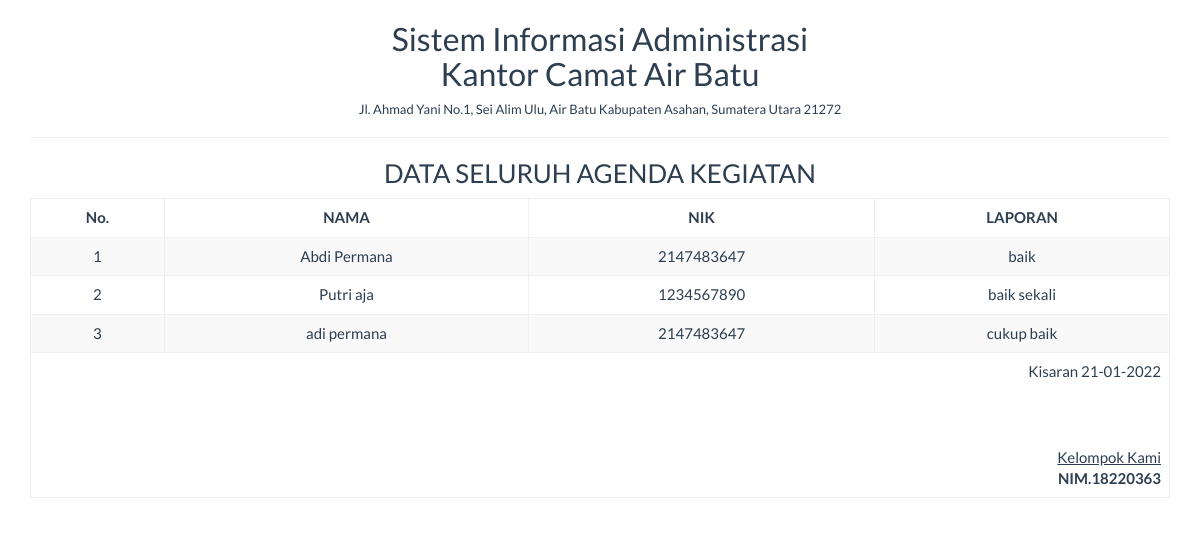
Screenshot of /report/kegiatan_semua.php with the database file from the repository.
### tables this page shows
CREATE TABLE IF NOT EXISTS `laporan` (
  `idlaporan` int(11) NOT NULL AUTO_INCREMENT,
  `nama` varchar(255) DEFAULT NULL,
  `nik` int(20) DEFAULT NULL,
  `laporan` text,
  PRIMARY KEY (`idlaporan`),
  KEY `nik` (`nik`)
);

### report/kegiatan_semua.php (the view, shortened to what this page needs)
<!DOCTYPE html>
<html>
    <head>
        <link href="../Assets/css/bootstrap.min.css" rel="stylesheet" type="text/css"/>
    </head>
    <body onload="print()">
        <?php
        include '../config/koneksi.php';
        ?>
        <div class="container">
            <div class='row'>
                <div class="col-sm-12">
                    <div class="text-center">
                        <h2>Sistem Informasi Administrasi <br> Kantor Camat Air Batu</h2>
                        <h6>Jl. Ahmad Yani No.1, Sei Alim Ulu, Air Batu Kabupaten Asahan, Sumatera Utara 21272</h6>
                        <hr>
                        <h3>DATA SELURUH AGENDA KEGIATAN</h3>
                        <table class="table table-bordered table-striped table-hover">
                        <tbody>
                                <thead>
								<tr>
									<th><center>No.</center></th>
                                    <th ><center>NAMA</center></th>
                                    <th><center>NIK</center></th>
                                    <th ><center>LAPORAN</center></th>
								</tr>
								</thead>
							<tbody>
                            <?php
                            $sql = "SELECT * FROM laporan";
                            $query = mysqli_query($koneksi, $sql) or die("SQL Anda Salah");
                            $nomor = 0;
                            while ($data = mysqli_fetch_array($query)) {
                                $nomor++;
                                ?>
                                <tr>
                                    <td><?= $nomor ?></td>
									<td><?= $data['nama'] ?></td>
                                    <td><?= $data['nik'] ?></td>
                                    <td><?= $data['laporan'] ?></td>
                                </tr>
                            <?php } ?>
							</tbody>
                        </tbody>
                            <tfoot>
                                <tr>
                                    <td colspan="8" class="text-right">
                                        Kisaran  <?= date("d-m-Y") ?>
                                        <br><br><br><br>
                                        <u>Kelompok Kami<strong></u><br>
                                        NIM.18220363
									</td>
								</tr>
							</tfoot>
                        </table>
                    </div>
                </div>
            </div>
    </body>
</html>

### rows the page displays
laporan: nama "Abdi Permana", nik "2147483647", laporan "baik"
laporan: nama "Putri aja", nik "1234567890", laporan "baik sekali"
laporan: nama "adi permana", nik "2147483647", laporan "cukup baik"
